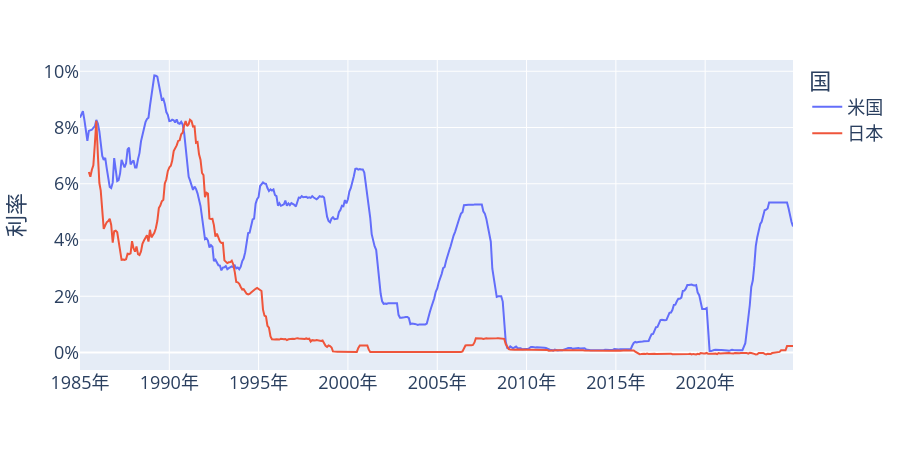

Notebook code for this chart:
### Code cell
rate_merged = fedfunds_df.merge(
    jp_rate, left_on="date", right_index=True, how="left"
).rename(columns={"無担保コールレート O/N 月平均金利": "日本"})
rate_tidy = pd.melt(rate_merged, 
    id_vars="date", 
    value_vars=["米国", "日本"],
    var_name="国", 
    value_name="利率",
    ignore_index=False,
).reset_index()
rate_fig = px.line(rate_tidy, x="date", y="利率", color="国")
rate_fig.update_layout(width=900, height=450, font={"size": 18},
    xaxis = {"ticksuffix": "年", "title": None},
    yaxis = {"ticksuffix": "%"},
)
rate_fig.show()

### Figure 1 — Plotly figure (JSON) as saved in the notebook; plotly's stock layout.template omitted (floating-point values rounded to 4 significant figures; data arrays with more than 128 entries replaced by an {"elided": "..."} marker saying what was removed)
{"data": [{"hovertemplate": "国=米国<br>date=%{x}<br>利率=%{y}<extra></extra>", "legendgroup": "米国", "line": {"color": "#636efa", "dash": "solid"}, "marker": {"symbol": "circle"}, "mode": "lines", "name": "米国", "orientation": "v", "showlegend": true, "type": "scatter", "x": {"elided": "480 str values"}, "xaxis": "x", "y": {"elided": "480 float values"}, "yaxis": "y"}, {"hovertemplate": "国=日本<br>date=%{x}<br>利率=%{y}<extra></extra>", "legendgroup": "日本", "line": {"color": "#EF553B", "dash": "solid"}, "marker": {"symbol": "circle"}, "mode": "lines", "name": "日本", "orientation": "v", "showlegend": true, "type": "scatter", "x": {"elided": "480 str values"}, "xaxis": "x", "y": {"elided": "480 float values"}, "yaxis": "y"}], "layout": {"font": {"size": 18}, "height": 450, "legend": {"title": {"text": "国"}, "tracegroupgap": 0}, "margin": {"t": 60}, "width": 900, "xaxis": {"anchor": "y", "domain": [0, 1], "ticksuffix": "年", "title": {}}, "yaxis": {"anchor": "x", "domain": [0, 1], "ticksuffix": "%", "title": {"text": "利率"}}}}
